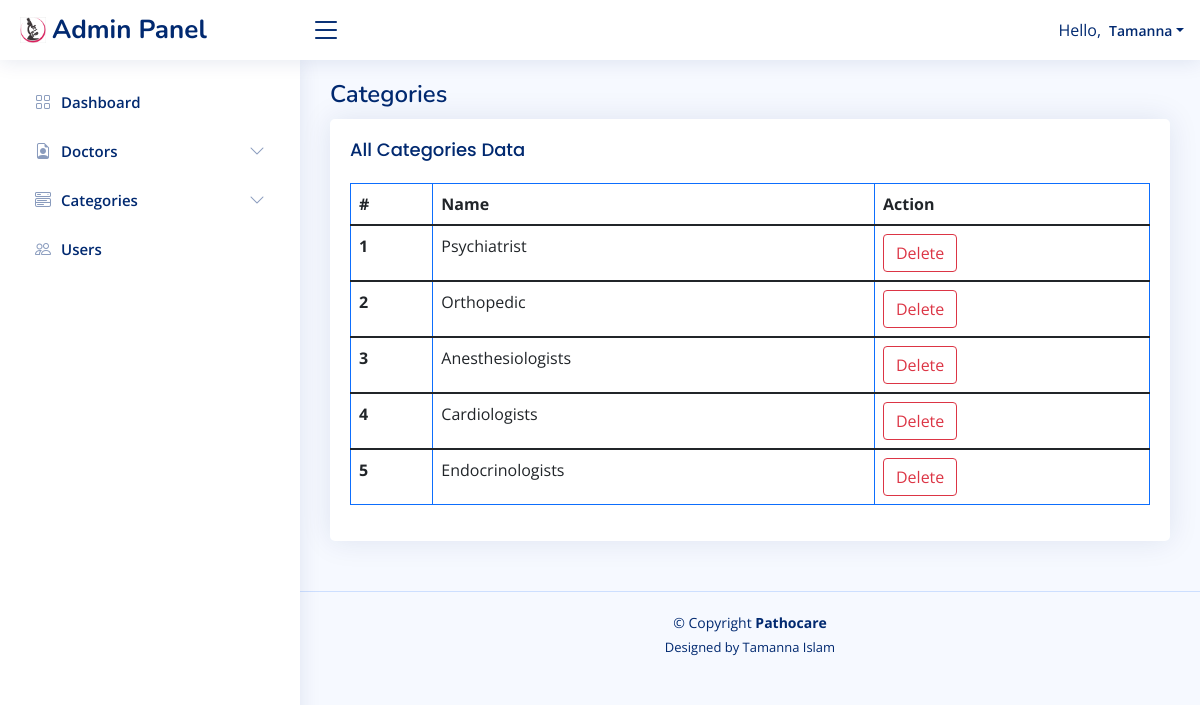
The app's page /admin/categories.php with its own data.
### tables this page shows
CREATE TABLE `categories` (
  `id` int(10) NOT NULL,
  `name` varchar(250) NOT NULL
);

### admin/categories.php (the view, shortened to what this page needs)
<!DOCTYPE html>
<html lang="en">
<head>
  <?php require_once('header.php'); ?>
  <main id="main" class="main">
    <div class="pagetitle">
      <h1>Categories</h1>
    </div>
    <section class="section">
      <div class="row">
        <div class="col-lg-12">
          <div class="card">
            <div class="card-body">
              <h5 class="card-title">All Categories Data</h5>
              <table class="table table-bordered border-primary">
                <thead>
                  <tr>
                    <th scope="col">#</th>
                    <th scope="col">Name</th>
                    <th scope="col">Action</th>
                  </tr>
                </thead>
                <?php
            $sql="SELECT * FROM categories";
            $result_doctors=$connect->query($sql);
            if ($result_doctors->num_rows>0) {
              while($ru=$result_doctors->fetch_assoc()):
  ?>
                <tbody>
                  <tr>
                    <th scope="row"><?php echo $ru['id']; ?></th>
                    <td><?php echo $ru['name']; ?></td>
                    <td>
                      <form id="deleteForm" action="categories.php" method="POST"><button type="submit" name="delete" class="btn btn-outline-danger">Delete</button></form>
                    </td>
                  </tr>
                </tbody>
                <?php endwhile; ?>
                <?php
                }else{
                 echo "No Data Found!";
                 } ?>
              </table>
            </div>
          </div>
        </div>
      </div>
    </section>
  </main>
  <?php require_once('footer.php'); ?>
</body>
</html>

### admin/assets/css/style.css (style rules this page uses)
:root { scroll-behavior: smooth; }
body { font-family: "Open Sans", sans-serif; background: #f6f9ff; color: #444444; }
h1, h2, h3, h4, h5, h6 { font-family: "Nunito", sans-serif; }
#main { margin-top: 60px; padding: 20px 30px; transition: all 0.3s; }
.pagetitle { margin-bottom: 10px; }
.pagetitle h1 { font-size: 24px; margin-bottom: 0; font-weight: 600; color: #012970; }
.card { margin-bottom: 30px; border: none; border-radius: 5px; box-shadow: 0px 0 30px rgba(1, 41, 112, 0.1); }
.card-title { padding: 20px 0 15px 0; font-size: 18px; font-weight: 500; color: #012970; font-family: "Poppins", sans-serif; }
.card-body { padding: 0 20px 20px 20px; }
@media (min-width: 1200px) { #main, #footer { margin-left: 300px; } }

### records on screen
categories: id "1", name "Psychiatrist"
categories: id "2", name "Orthopedic"
categories: id "3", name "Anesthesiologists"
categories: id "4", name "Cardiologists"
categories: id "5", name "Endocrinologists"
